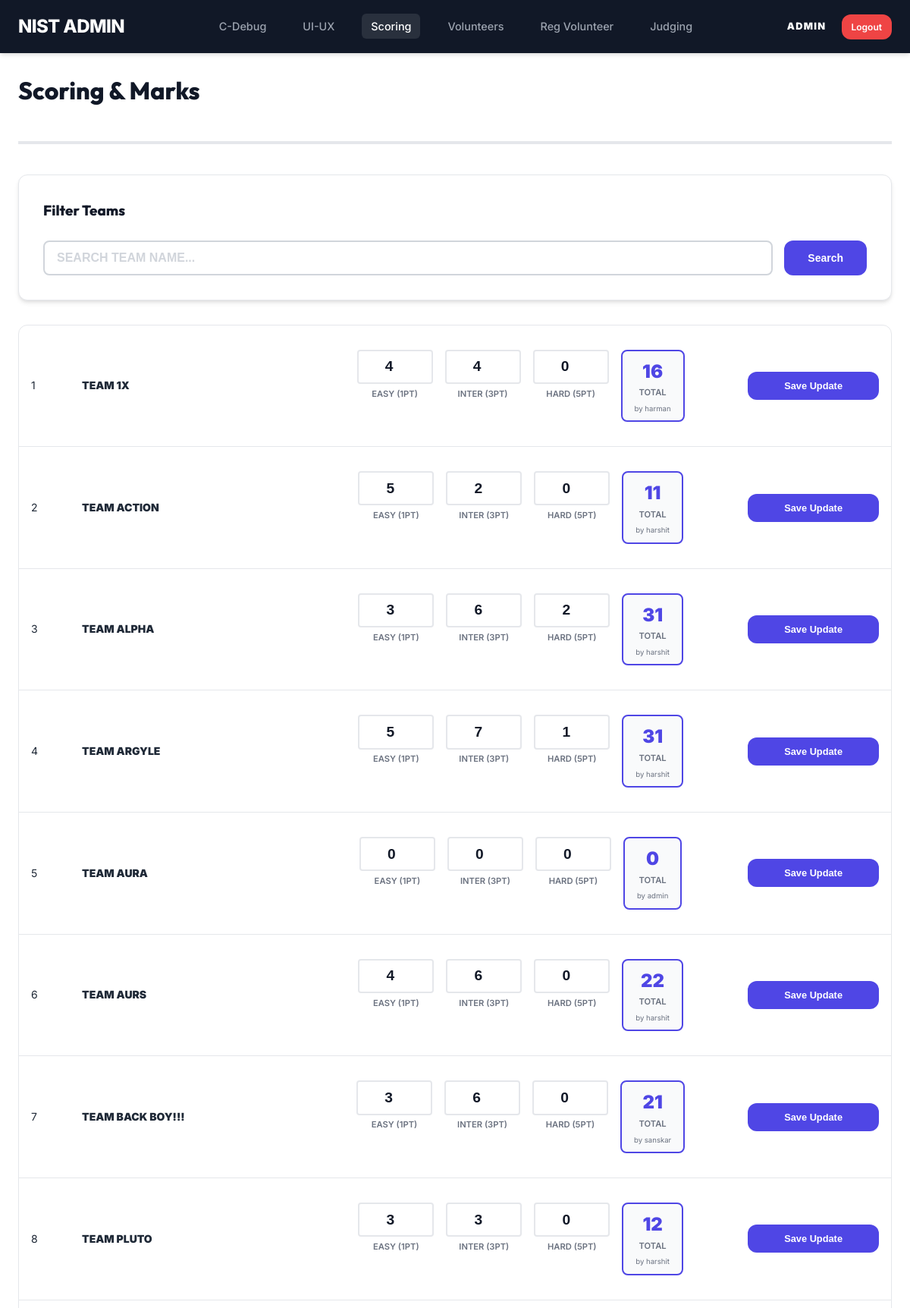
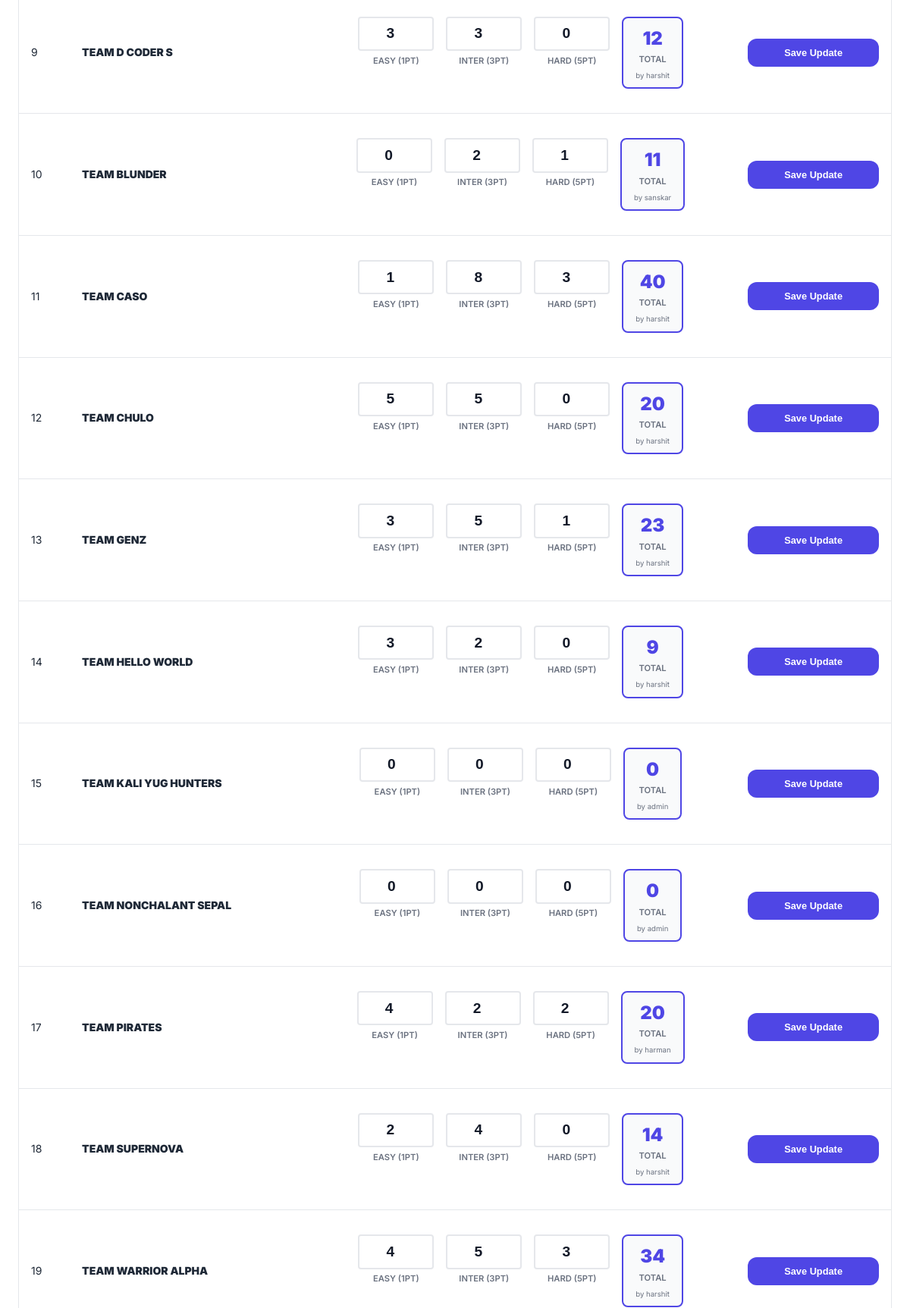
Screenshot of /nist_admin/c_debug_scoring.php (signed in, upper part) with the database file from the repository (2 pictures, top to bottom).
### tables this page shows
CREATE TABLE `c_debug_teams` (
  `id` int(11) NOT NULL,
  `team_name` varchar(100) DEFAULT NULL,
  `laptop` enum('Yes','No') DEFAULT NULL,
  `easy_solved` int(11) DEFAULT 0,
  `intermediate_solved` int(11) DEFAULT 0,
  `hard_solved` int(11) DEFAULT 0,
  `marks` float DEFAULT 0,
  `scored_by_id` int(11) DEFAULT NULL,
  `timer_status` enum('not_started','running','stopped') DEFAULT 'not_started',
  `start_time` datetime DEFAULT NULL,
  `end_time` datetime DEFAULT NULL,
  `stopped_by_id` int(11) DEFAULT NULL,
  `attendance` tinyint(1) DEFAULT 0,
  `attendance_updated_by_id` int(11) DEFAULT NULL
);

### nist_admin/c_debug_scoring.php (the view, shortened to what this page needs)
<?php
require_once '../db.php';
$search = $_GET['search'] ?? '';
$sql = "SELECT t.id, t.team_name, t.easy_solved, t.intermediate_solved, t.hard_solved, t.marks, a.username as scored_by
        FROM c_debug_teams t
        LEFT JOIN admin a ON t.scored_by_id = a.id";
$sql .= " ORDER BY t.id ASC";
$teams = $conn->query($sql);
?>
<!DOCTYPE html>
<html lang="en">
<head>
    <link rel="stylesheet" href="../style.css">
</head>
<body>
    <?php include 'navbar.php'; ?>
    <div class="container mt-4">
        <div style="display:flex; justify-content:space-between; align-items:center; margin-bottom:2.5rem; border-bottom:4px solid var(--border); padding-bottom:1rem;">
            <h1>Scoring & Marks</h1>
        </div>
        <div class="card">
            <h3 style="margin-bottom:1.5rem;">Filter Teams</h3>
            <form action="" method="GET" style="display:flex; gap:15px;">
                <input type="text" name="search" class="form-control" placeholder="SEARCH TEAM NAME..." value="<?php echo htmlspecialchars($search); ?>" style="flex:1; text-transform:uppercase; font-weight:800;">
                <button type="submit" class="btn btn-primary" style="padding:0 30px;">Search</button>
            </form>
        </div>
        <div class="table-responsive">
            <table class="table-stackable">
                <tbody>
                    <?php $sn = 1;
                    while ($t = $teams->fetch_assoc()): ?>
                        <tr id="row-<?php echo $t['id']; ?>">
                            <td data-label="SN"><?php echo $sn++; ?></td>
                            <td data-label="Team" style="font-weight:900; text-transform:uppercase;"><?php echo htmlspecialchars($t['team_name']); ?></td>
                            <td data-label="Scores">
                                <div class="score-inputs-container">
                                    <div class="score-input-group">
                                        <input type="number" class="form-control score-input-easy" value="<?php echo $t['easy_solved']; ?>" min="0" max="20" oninput="this.dataset.lastEdit=Date.now()">
                                        <div class="score-input-label">Easy (1pt)</div>
                                    </div>
                                    <div class="score-input-group">
                                        <input type="number" class="form-control score-input-inter" value="<?php echo $t['intermediate_solved']; ?>" min="0" max="20" oninput="this.dataset.lastEdit=Date.now()">
                                        <div class="score-input-label">Inter (3pt)</div>
                                    </div>
                                    <div class="score-input-group">
                                        <input type="number" class="form-control score-input-hard" value="<?php echo $t['hard_solved']; ?>" min="0" max="20" oninput="this.dataset.lastEdit=Date.now()">
                                        <div class="score-input-label">Hard (5pt)</div>
                                    </div>
                                    <div class="total-display">
                                        <div class="total-value marks-display"><?php echo $t['marks']; ?></div>
                                        <div class="total-label">Total</div>
                                        <?php if ($t['scored_by']): ?>
                                            <div class="scored-by-label" style="font-size:0.6rem; color:var(--text-muted); margin-top:4px;">by <?php echo htmlspecialchars($t['scored_by']); ?></div>
                                        <?php endif; ?>
                                    </div>
                                </div>
                            </td>
                            <td data-label="Action" style="text-align:center;">
                                <button onclick="saveScore(<?php echo $t['id']; ?>)" class="btn btn-primary" style="padding:10px 20px; font-size:0.8rem; width:100%;">Save Update</button>
                            </td>
                        </tr>
                    <?php endwhile; ?>
                </tbody>
            </table>
        </div>
    </div>
</body>
</html>

### style.css (style rules this page uses)
:root { --primary: #4f46e5; --primary-hover: #4338ca; --secondary: #10b981; --danger: #ef4444; --warning: #f59e0b; --info: #3b82f6; --bg-main: #ffffff; --bg-card: #ffffff; --text-main: #111827; --text-muted: #6b7280; --border: #e5e7eb; --radius: 12px; --black: #000000; --white: #ffffff; --gray-50: #f9fafb; --gray-100: #f3f4f6; --gray-200: #e5e7eb; --gray-300: #d1d5db; --gray-700: #374151; --shadow-sm: 0 1px 2px 0 rgba(0, 0, 0, 0.05); --shadow: 0 4px 6px -1px rgba(0, 0, 0, 0.1), 0 2px 4px -1px rgba(0, 0, 0, 0.06); --shadow-lg: 0 10px 15px -3px rgba(0, 0, 0, 0.1), 0 4px 6px -2px rgba(0, 0, 0, 0.05); --container-width: 1280px; }
* { margin: 0; padding: 0; box-sizing: border-box; }
body { font-family: 'Inter', system-ui, -apple-system, sans-serif; background-color: var(--bg-main); color: var(--text-main); line-height: 1.6; -webkit-font-smoothing: antialiased; overflow-x: hidden; }
h1, h2, h3 { font-family: 'Outfit', sans-serif; font-weight: 800; color: var(--text-main); margin-bottom: 1.5rem; }
.container { width: 100%; max-width: 1540px; margin: 0 auto; padding: 0 1.5rem; }
.btn { display: inline-flex; align-items: center; justify-content: center; padding: 0.625rem 1.25rem; border-radius: var(--radius); font-weight: 600; font-size: 0.875rem; cursor: pointer; transition: all 0.2s cubic-bezier(0.4, 0, 0.2, 1); text-decoration: none; border: 1px solid transparent; gap: 0.5rem; }
.btn-primary { background: var(--primary); color: white; }
.card { background: var(--bg-card); border-radius: var(--radius); border: 1px solid var(--border); padding: 2rem; margin-bottom: 2rem; box-shadow: var(--shadow); overflow: hidden; }
.form-control { width: 100%; padding: 0.75rem 1rem; border: 2px solid var(--gray-300); border-radius: 8px; font-size: 1rem; outline: none; transition: all 0.2s; background: var(--white); color: var(--text-main); }
.form-control::placeholder { color: var(--gray-300); }
.table-responsive { overflow-x: auto; border-radius: var(--radius); border: 1px solid var(--border); background: white; }
table { width: 100%; border-collapse: collapse; }
td { padding: 1rem; border-bottom: 1px solid var(--border); font-size: 0.875rem; color: #1f2937; }
.mt-4 { margin-top: 1.5rem; }

### nist_admin/c_debug_scoring.php (style rules this page uses)
.score-inputs-container { display: flex; gap: 0.5rem; align-items: flex-start; margin: 0.8rem 0; justify-content: center; }
.score-input-group { flex: 1; display: flex; flex-direction: column; align-items: center; max-width: 70px; }
.score-input-group input { width: 100%; text-align: center; font-weight: 800; font-size: 0.9rem; padding: 0.4rem 0.2rem; border: 2px solid var(--border); border-radius: 4px; }
.score-input-label { font-size: 0.6rem; font-weight: 600; color: var(--text-muted); text-transform: uppercase; margin-top: 0.2rem; text-align: center; }
.total-display { display: flex; flex-direction: column; align-items: center; padding: 0.4rem 0.6rem; background: var(--gray-50); border-radius: 8px; border: 2px solid var(--primary); }
.total-display .total-value { font-size: 1.2rem; font-weight: 900; color: var(--primary); }
.total-display .total-label { font-size: 0.6rem; font-weight: 600; color: var(--text-muted); text-transform: uppercase; }
@media (min-width: 481px) { .score-inputs-container { gap: 0.8rem; margin: 1rem 0; } }
@media (min-width: 481px) { .score-input-group { max-width: 90px; } }
@media (min-width: 481px) { .score-input-group input { font-size: 1.1rem; padding: 0.5rem 0.3rem; } }
@media (min-width: 481px) { .score-input-label { font-size: 0.7rem; margin-top: 0.3rem; } }
@media (min-width: 481px) { .total-display { padding: 0.5rem 0.8rem; } }
@media (min-width: 481px) { .total-display .total-value { font-size: 1.4rem; } }
@media (min-width: 481px) { .total-display .total-label { font-size: 0.7rem; } }
@media (min-width: 769px) { .score-inputs-container { gap: 1rem; } }
@media (min-width: 769px) { .score-input-group { max-width: 100px; } }
@media (min-width: 769px) { .score-input-group input { font-size: 1.2rem; padding: 0.6rem; } }
@media (min-width: 769px) { .total-display { padding: 0.5rem 1rem; } }
@media (min-width: 769px) { .total-display .total-value { font-size: 1.5rem; } }

### rows the page displays
c_debug_teams: team_name "TEAM 1X", easy_solved "4", intermediate_solved "4", hard_solved "0", marks "16", admin.username "harman"
c_debug_teams: team_name "TEAM ACTION", easy_solved "5", intermediate_solved "2", hard_solved "0", marks "11", admin.username "harshit"
c_debug_teams: team_name "TEAM ALPHA", easy_solved "3", intermediate_solved "6", hard_solved "2", marks "31", admin.username "harshit"
c_debug_teams: team_name "TEAM ARGYLE", easy_solved "5", intermediate_solved "7", hard_solved "1", marks "31", admin.username "harshit"
c_debug_teams: team_name "TEAM AURA", easy_solved "0", intermediate_solved "0", hard_solved "0", marks "0", admin.username "admin"
c_debug_teams: team_name "TEAM AURS", easy_solved "4", intermediate_solved "6", hard_solved "0", marks "22", admin.username "harshit"
c_debug_teams: team_name "TEAM BACK BOY!!!", easy_solved "3", intermediate_solved "6", hard_solved "0", marks "21", admin.username "sanskar"
c_debug_teams: team_name "TEAM PLUTO", easy_solved "3", intermediate_solved "3", hard_solved "0", marks "12", admin.username "harshit"
c_debug_teams: team_name "TEAM D CODER S", easy_solved "3", intermediate_solved "3", hard_solved "0", marks "12", admin.username "harshit", $t['id'] 10 (drawn)
c_debug_teams: team_name "TEAM BLUNDER", easy_solved "0", intermediate_solved "2", hard_solved "1", marks "11", admin.username "sanskar"
c_debug_teams: team_name "TEAM CASO", easy_solved "1", intermediate_solved "8", hard_solved "3", marks "40", admin.username "harshit"
c_debug_teams: team_name "TEAM CHULO", easy_solved "5", intermediate_solved "5", hard_solved "0", marks "20", admin.username "harshit"
c_debug_teams: team_name "TEAM GENZ", easy_solved "3", intermediate_solved "5", hard_solved "1", marks "23", admin.username "harshit"
c_debug_teams: team_name "TEAM HELLO WORLD", easy_solved "3", intermediate_solved "2", hard_solved "0", marks "9", admin.username "harshit"
c_debug_teams: team_name "TEAM KALI YUG HUNTERS", easy_solved "0", intermediate_solved "0", hard_solved "0", marks "0", admin.username "admin"
c_debug_teams: team_name "TEAM NONCHALANT SEPAL", easy_solved "0", intermediate_solved "0", hard_solved "0", marks "0", admin.username "admin"
c_debug_teams: team_name "TEAM PIRATES", easy_solved "4", intermediate_solved "2", hard_solved "2", marks "20", admin.username "harman"
c_debug_teams: team_name "TEAM SUPERNOVA", easy_solved "2", intermediate_solved "4", hard_solved "0", marks "14", admin.username "harshit"
c_debug_teams: team_name "TEAM WARRIOR ALPHA", easy_solved "4", intermediate_solved "5", hard_solved "3", marks "34", admin.username "harshit"

### other values shown
$_SESSION['admin_user'] "ADMIN"
